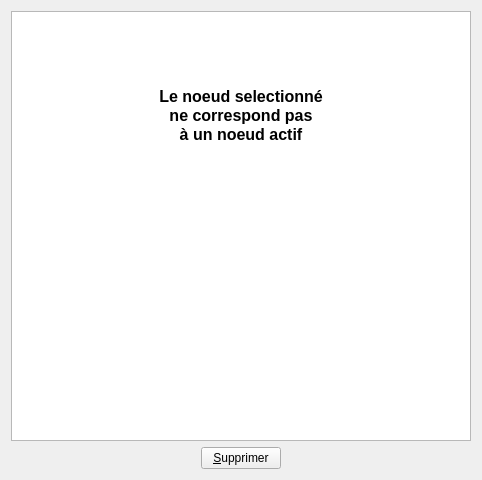
<ui version="4.0" >
 <class>DError</class>
 <widget class="QWidget" name="DError" >
  <property name="geometry" >
   <rect>
    <x>0</x>
    <y>0</y>
    <width>482</width>
    <height>480</height>
   </rect>
  </property>
  <property name="minimumSize" >
   <size>
    <width>350</width>
    <height>0</height>
   </size>
  </property>
  <property name="windowTitle" >
   <string>DInactif</string>
  </property>
  <layout class="QGridLayout" name="gridLayout" >
   <item row="0" column="0" >
    <widget class="QTextBrowser" name="textBrowser" >
     <property name="html" >
      <string>&lt;!DOCTYPE HTML PUBLIC "-//W3C//DTD HTML 4.0//EN" "http://www.w3.org/TR/REC-html40/strict.dtd">
&lt;html>&lt;head>&lt;meta name="qrichtext" content="1" />&lt;style type="text/css">
p, li { white-space: pre-wrap; }
&lt;/style>&lt;/head>&lt;body style=" font-family:'Sans Serif'; font-size:9pt; font-weight:400; font-style:normal;">
&lt;p align="center" style="-qt-paragraph-type:empty; margin-top:0px; margin-bottom:0px; margin-left:0px; margin-right:0px; -qt-block-indent:0; text-indent:0px;">&lt;/p>
&lt;p align="center" style="-qt-paragraph-type:empty; margin-top:0px; margin-bottom:0px; margin-left:0px; margin-right:0px; -qt-block-indent:0; text-indent:0px; font-size:12pt; font-weight:600;">&lt;/p>
&lt;p align="center" style="-qt-paragraph-type:empty; margin-top:0px; margin-bottom:0px; margin-left:0px; margin-right:0px; -qt-block-indent:0; text-indent:0px; font-size:12pt; font-weight:600;">&lt;/p>
&lt;p align="center" style="-qt-paragraph-type:empty; margin-top:0px; margin-bottom:0px; margin-left:0px; margin-right:0px; -qt-block-indent:0; text-indent:0px; font-size:12pt; font-weight:600;">&lt;/p>
&lt;p align="center" style=" margin-top:0px; margin-bottom:0px; margin-left:0px; margin-right:0px; -qt-block-indent:0; text-indent:0px; font-size:12pt; font-weight:600;">Le noeud selectionné&lt;/p>
&lt;p align="center" style=" margin-top:0px; margin-bottom:0px; margin-left:0px; margin-right:0px; -qt-block-indent:0; text-indent:0px; font-size:12pt; font-weight:600;">ne correspond pas&lt;/p>
&lt;p align="center" style=" margin-top:0px; margin-bottom:0px; margin-left:0px; margin-right:0px; -qt-block-indent:0; text-indent:0px; font-size:12pt; font-weight:600;">à un noeud actif&lt;/p>&lt;/body>&lt;/html></string>
     </property>
    </widget>
   </item>
   <item row="1" column="0" >
    <layout class="QHBoxLayout" >
     <item>
      <spacer name="spacer1_2" >
       <property name="orientation" >
        <enum>Qt::Horizontal</enum>
       </property>
       <property name="sizeType" >
        <enum>QSizePolicy::Expanding</enum>
       </property>
       <property name="sizeHint" stdset="0" >
        <size>
         <width>171</width>
         <height>20</height>
        </size>
       </property>
      </spacer>
     </item>
     <item>
      <widget class="QPushButton" name="bSup" >
       <property name="toolTip" >
        <string>suppression du mot clef</string>
       </property>
       <property name="text" >
        <string>&amp;Supprimer</string>
       </property>
       <property name="shortcut" >
        <string>Alt+S</string>
       </property>
       <property name="autoDefault" >
        <bool>true</bool>
       </property>
      </widget>
     </item>
     <item>
      <spacer name="spacer1" >
       <property name="orientation" >
        <enum>Qt::Horizontal</enum>
       </property>
       <property name="sizeType" >
        <enum>QSizePolicy::Expanding</enum>
       </property>
       <property name="sizeHint" stdset="0" >
        <size>
         <width>171</width>
         <height>20</height>
        </size>
       </property>
      </spacer>
     </item>
    </layout>
   </item>
  </layout>
 </widget>
 <layoutdefault spacing="6" margin="11" />
 <pixmapfunction>qPixmapFromMimeSource</pixmapfunction>
 <resources/>
 <connections/>
</ui>
